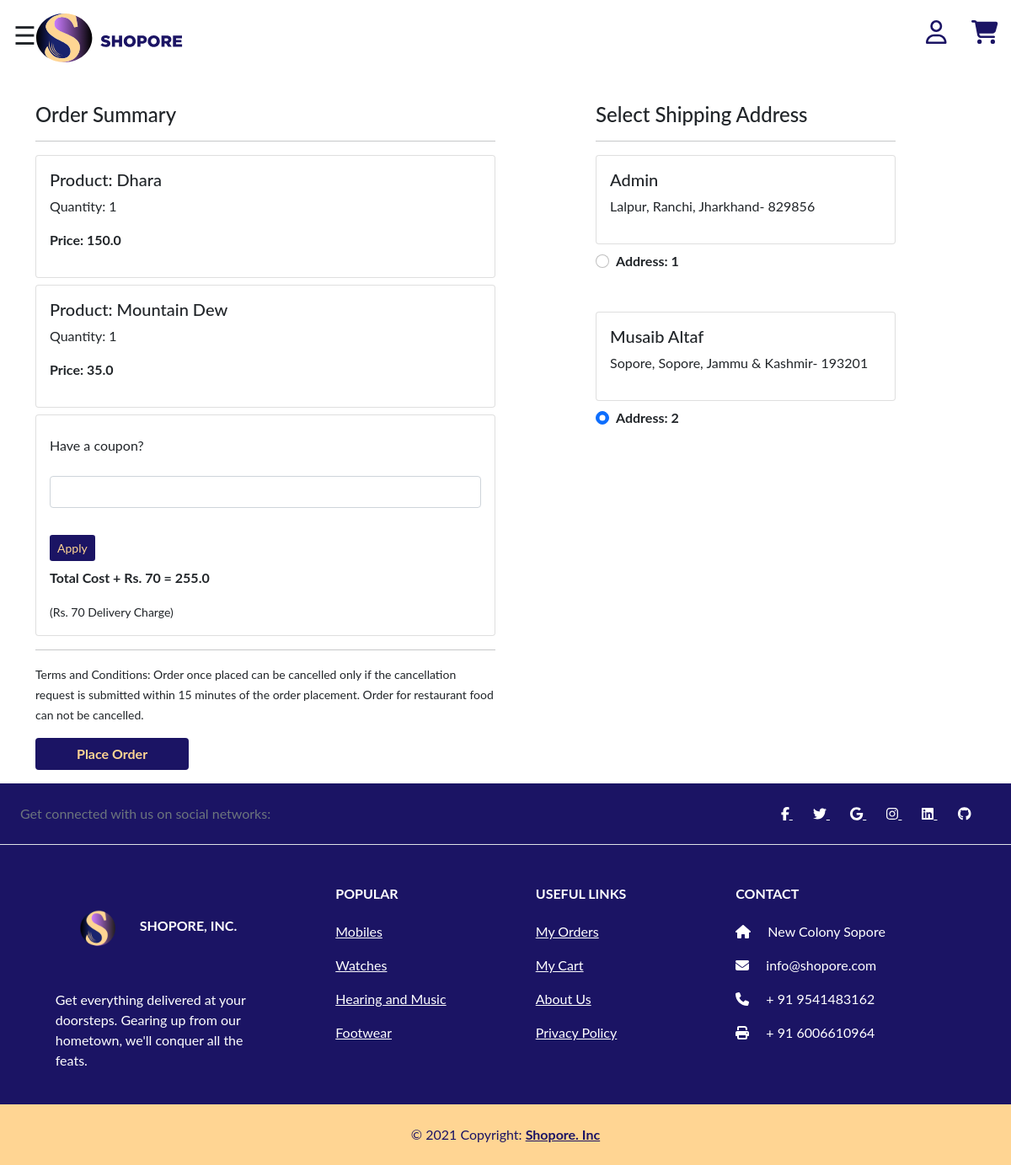
Before: /checkout/ (signed in) with the older database file.
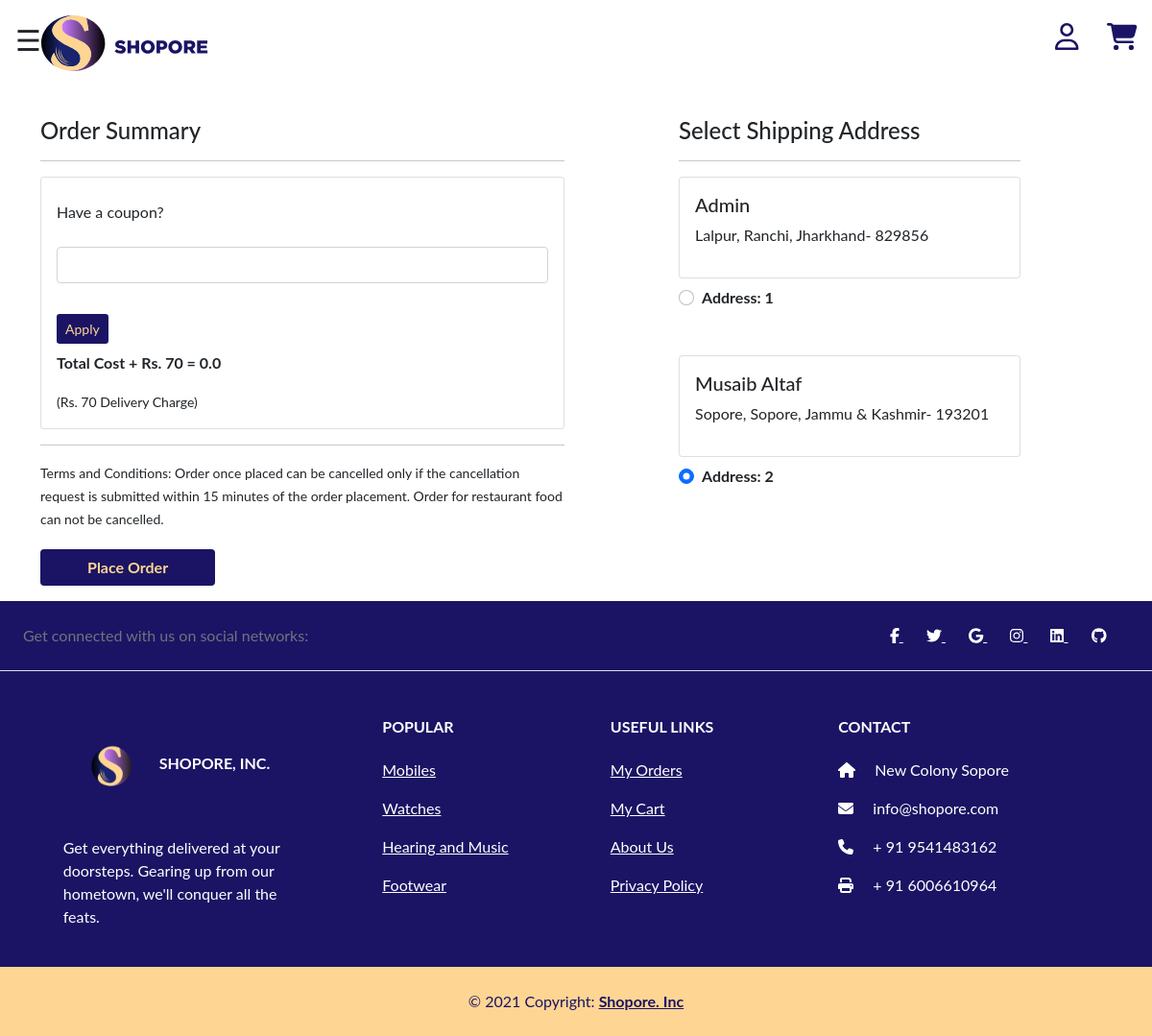
After: the same page with the newer database file.
### app/models.py (models this page shows, shortened)
class Cart(models.Model):
 user = models.ForeignKey(User, on_delete=models.CASCADE)
 product = models.ForeignKey(Product, on_delete=models.CASCADE)
 quantity = models.PositiveIntegerField(default=1)
 @property
 def total_cost(self):
   return self.quantity * self.product.discounted_price

class Product(models.Model):
 title = models.CharField(max_length=100)
 selling_price = models.FloatField()
 discounted_price = models.FloatField()
 description = models.TextField()
 brand = models.CharField(max_length=100)
 category = models.CharField( choices=CATEGORY_CHOICES, max_length=2)
 product_image = models.ImageField(upload_to='productimg')

class Customer(models.Model):
 user = models.ForeignKey(User, on_delete=models.CASCADE)
 name = models.CharField(max_length=200)
 locality = models.CharField(max_length=200)
 city = models.CharField(max_length=50)
 zipcode = models.IntegerField()
 state = models.CharField(choices=STATE_CHOICES, max_length=50)

### app/views.py (the view, shortened to what this page needs)
# urls.py: path('checkout/', views.checkout, name='checkout'),
@login_required
def checkout(request):
	coupondiscountt = 0
	inputcoupon =  "None"
	user = request.user
	add = Customer.objects.filter(user=user)
	cart_items = Cart.objects.filter(user=request.user)
	amount = 0.0
	shipping_amount = 70.0
	totalamount=0.0
	cart_product = [p for p in Cart.objects.all() if p.user == request.user]
	if cart_product:
		for p in cart_product:
			tempamount = (p.quantity * p.product.discounted_price)
			amount += tempamount
		totalamount = amount+shipping_amount-coupondiscountt
	return render(request, 'app/checkout.html', {'add':add, 'cart_items':cart_items, 'totalcost':totalamount, 'couponapplied': inputcoupon})

### app/templates/app/checkout.html (shortened to what this page needs)
{% extends 'app/base.html' %} {% load static %} {% block title %}Checkout{% endblock title %} {% block main-content %}
<div class="container">
    <div class="row mt-5">
        <div class="col-sm-6">
            <h4>Order Summary</h4>
            <hr> {% for item in cart_items %}
            <div class="card mb-2">
                <div class="card-body">
                    <h5>Product: {{item.product.title}}</h5>
                    <p>Quantity: {{item.quantity}}</p>
                    <p class="fw-bold">Price: {{item.total_cost}}</p>
                </div>
            </div>
            {% endfor %}
            <div class="card mb-2">
                <div class="card-body">
            <div> <p class="list-group-item d-flex justify-content-between align-items-center border-0 px-0">Have a coupon?</p><span><form method = "POST" id = "coupon-form"> <input class = "form-control" name = "coupon" id = "coupon" required> <small class = "my-2" style = "color:red;"> {% for x in messages %}{{x}}{% endfor %}</small> <br> <span><input class="btn btn-sm btn-remove my-2" type="submit" value="Apply">{% csrf_token %}</form></span></div>
            <p class="fw-bold">Total Cost + Rs. 70 = {{totalcost}}</p>
            <small>(Rs. 70 Delivery Charge)</small>
        </div>
    </div>
            <hr>
            <small>Terms and Conditions: Order once placed can be cancelled only if the cancellation request is submitted within 15 minutes of the order placement. Order for restaurant food can not be cancelled.</small>
        </div>
        <div class="col-sm-4 offset-sm-1">
            <h4>Select Shipping Address</h4>
            <hr>
            <form action="/paymentdone" id="myform">
                {% for ad in add %}
                <div class="card">
                    <div class="card-body">
                        <h5>{{ad.name}}</h5>
                        <p>{{ad.locality}}, {{ad.city}}, {{ad.state}}- {{ad.zipcode}}</p>
                    </div>
                </div>
                <div class="form-check mt-2 mb-5">
                    <input class="form-check-input" type="radio" name="custid" id="custadd{{forloop.counter}}" value="{{ad.id}}" checked>
                    <label class="form-check-label fw-bold" for="custadd{{forloop.counter}}">
            Address: {{ forloop.counter }} </label>
                </div>
                {% endfor %}
                </div>
                 <div class="container">
                    <button type="submit" class="btn btn-place-order-two mt-3 px-5 fw-bold">Place Order</button>
                  </div>
        </div>
    </div>
</div>
{% endblock main-content %}

Changed rows visible on the page:
removed Cart: product "Dhara", quantity "1", total_cost "150.0"
removed Cart: product "Mountain Dew", quantity "1", total_cost "35.0"
Other visible differences:
{{ totalcost }}: "255.0" → "0.0"
